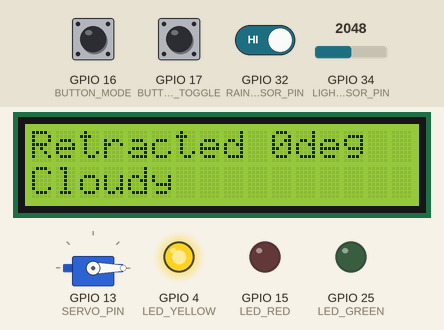
Recording of a sketch running on a simulated ESP32. Parts: 16×2 character LCD, servo, output pins drawn as LEDs (lit = HIGH). The inputs (shaded band) are chosen by the test bench; at power-on: GPIO 34 (LIGHT_SENSOR_PIN) = 2048, GPIO 32 (RAIN_SENSOR_PIN) HIGH, GPIO 16 (BUTTON_MODE) HIGH, GPIO 17 (BUTTON_TOGGLE) HIGH. WiFi joins after 1.5 s; servers stay silent unless stated; what the sketch prints to the serial monitor is not drawn.

Above: at 5.0 s.
5.1 s: GPIO 34 (LIGHT_SENSOR_PIN) set to 1026
8.1 s: GPIO 34 (LIGHT_SENSOR_PIN) set to 960
At 10.9 s:
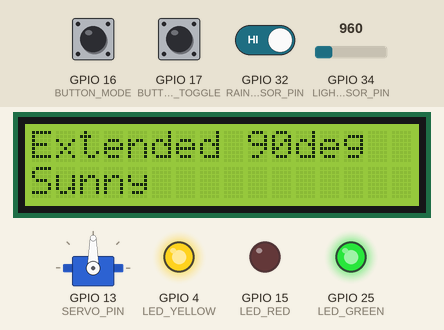
11.9 s: GPIO 32 (RAIN_SENSOR_PIN) driven LOW
At 15.0 s:
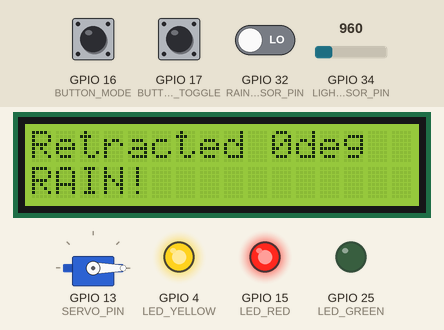
15.3 s: GPIO 16 (BUTTON_MODE) pulled LOW for 0.15 s
At 17.2 s:
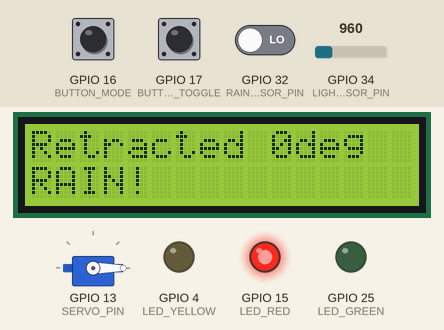
18.4 s: GPIO 32 (RAIN_SENSOR_PIN) driven HIGH
At 20.3 s:
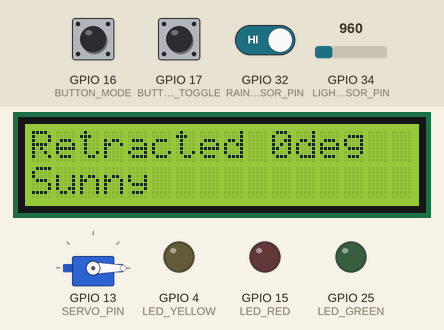
21.4 s: GPIO 16 (BUTTON_MODE) pulled LOW for 1 s
At 23.33 s:
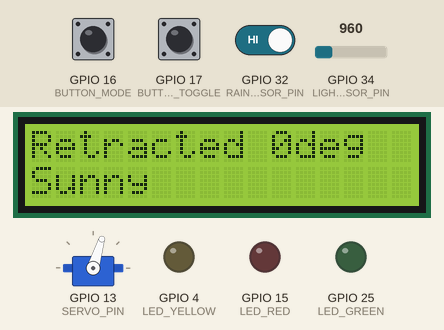
Timing chart, 0 to 24.9 s (numbered marks = the images above; inputs shaded):
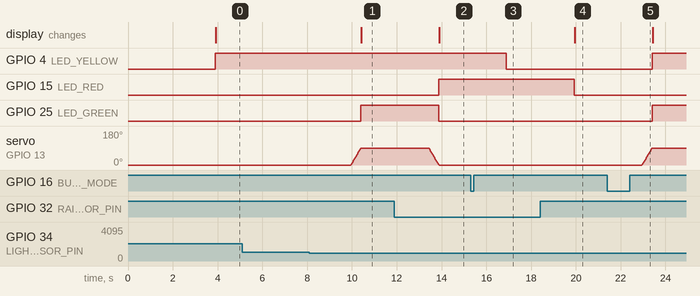

Measured:
- the behaviour switches between 1000 and 999 on GPIO 34 (LIGHT_SENSOR_PIN) (found by bisection; images 0 and 1)
- after the input at 5.1 s, every drawn part: stays the same
- after the input at 8.1 s, GPIO 25 (LED_GREEN): LOW → HIGH after 2.3 s; servo on GPIO 13 (SERVO_PIN): moves from 0° to 90° over 0.46 s, starting after 1.8 s; the display: changes after 2.3 s (image 1)
- after the input at 11.9 s, GPIO 15 (LED_RED): LOW → HIGH after 2.0 s; GPIO 25 (LED_GREEN): HIGH → LOW after 2.0 s; servo on GPIO 13 (SERVO_PIN): moves from 90° to 0° over 0.46 s, starting after 1.5 s; the display: changes after 2.0 s (image 2)
- after the input at 15.3 s, GPIO 4 (LED_YELLOW): HIGH → LOW after 1.6 s
- after the input at 18.4 s, GPIO 15 (LED_RED): HIGH → LOW after 1.5 s; the display: changes after 1.5 s (image 4)
- after the input at 21.4 s, GPIO 4 (LED_YELLOW), GPIO 25 (LED_GREEN): LOW → HIGH after 2.0 s; servo on GPIO 13 (SERVO_PIN): moves from 0° to 90° over 0.46 s, starting after 1.6 s

The sketch:

adlshotspot.ino
```cpp
/*
 * ════════════════════════════════════════════════════════════════
 * ADLS - Automated Drying Line System
 * ESP32 + Servo + LCD 1602 + Blynk + Mobile Hotspot
 * ════════════════════════════════════════════════════════════════
 */

#define BLYNK_TEMPLATE_ID "TMPL4lRnm3h9x"
#define BLYNK_TEMPLATE_NAME "ADLS System"
#define BLYNK_AUTH_TOKEN "nB1jjIJDv6LCsSEJHmhnd3vMD2CpJ_ct"
#define BLYNK_PRINT Serial

#include <WiFi.h>                // ESP32 WiFi
#include <BlynkSimpleEsp32.h>    // Blynk for ESP32
#include <ESP32Servo.h>          // Servo control
#include <Wire.h>                // I2C
#include <LiquidCrystal_I2C.h>   // LCD 1602 I2C

///////////////////////////////////////////////////////////////
// HOTSPOT WIFI (WPA2-PSK)
///////////////////////////////////////////////////////////////

char ssid[] = "Jose";      // Hotspot name
char pass[] = "yyyyyyyy";    // Hotspot password

///////////////////////////////////////////////////////////////
// LCD
///////////////////////////////////////////////////////////////

LiquidCrystal_I2C lcd(0x27, 16, 2);  // 16x2 LCD at address 0x27

///////////////////////////////////////////////////////////////
// PINS
///////////////////////////////////////////////////////////////

#define LIGHT_SENSOR_PIN 34
#define RAIN_SENSOR_PIN  32
#define SERVO_PIN        13

#define LED_GREEN  25
#define LED_YELLOW 4
#define LED_RED    15

#define BUTTON_MODE   16
#define BUTTON_TOGGLE 17

///////////////////////////////////////////////////////////////
// CONSTANTS
///////////////////////////////////////////////////////////////

#define SERVO_RETRACTED_ANGLE 0
#define SERVO_EXTENDED_ANGLE  90
#define SERVO_MOVE_DELAY      5

#define LIGHT_THRESHOLD_SUNNY 1000
#define LIGHT_THRESHOLD_DARK  1800

#define CHECK_INTERVAL 3000
#define DEBOUNCE_DELAY 50

///////////////////////////////////////////////////////////////
// STATE MACHINE
///////////////////////////////////////////////////////////////

enum LineState {
  LINE_RETRACTED,
  LINE_EXTENDED,
  LINE_EXTENDING,
  LINE_RETRACTING
};

Servo lineServo;
LineState currentState = LINE_RETRACTED;

bool autoMode = true;
bool servoMoving = false;

bool isSunny = false;
bool isRaining = false;

int lightLevel = 0;

unsigned long lastCheck = 0;

BlynkTimer timer;

///////////////////////////////////////////////////////////////
// FUNCTION PROTOTYPES (Prevents compile errors)
///////////////////////////////////////////////////////////////

void checkSensors();
void decideAction();
void extendLine();
void retractLine();
void updateLEDs();
void updateLCD();
void checkButtons();
void updateBlynkStatus();

///////////////////////////////////////////////////////////////
// SETUP
///////////////////////////////////////////////////////////////

void setup() {

  Serial.begin(115200);

  // LCD init
  Wire.begin(21, 22);
  lcd.init();
  lcd.backlight();
  lcd.setCursor(0,0);
  lcd.print("ADLS Starting");

  // Pin modes
  pinMode(LIGHT_SENSOR_PIN, INPUT);
  pinMode(RAIN_SENSOR_PIN, INPUT);
  pinMode(LED_GREEN, OUTPUT);
  pinMode(LED_YELLOW, OUTPUT);
  pinMode(LED_RED, OUTPUT);
  pinMode(BUTTON_MODE, INPUT_PULLUP);
  pinMode(BUTTON_TOGGLE, INPUT_PULLUP);

  // Servo
  lineServo.attach(SERVO_PIN);
  lineServo.write(SERVO_RETRACTED_ANGLE);

  delay(2000);

  // Connect to WiFi + Blynk
  Blynk.begin(BLYNK_AUTH_TOKEN, ssid, pass);

  timer.setInterval(2000L, updateBlynkStatus);

  lcd.clear();
  lcd.print("System Ready");
}

///////////////////////////////////////////////////////////////
// LOOP
///////////////////////////////////////////////////////////////

void loop() {

  Blynk.run();
  timer.run();

  checkButtons();

  if (millis() - lastCheck > CHECK_INTERVAL) {
    checkSensors();
    if (autoMode) decideAction();
    updateLEDs();
    updateLCD();
    lastCheck = millis();
  }
}

///////////////////////////////////////////////////////////////
// SENSOR LOGIC
///////////////////////////////////////////////////////////////

void checkSensors() {

  lightLevel = analogRead(LIGHT_SENSOR_PIN);
  isSunny = (lightLevel < LIGHT_THRESHOLD_SUNNY);

  int rainRead = digitalRead(RAIN_SENSOR_PIN);
  isRaining = (rainRead == LOW);

  Serial.print("Light: ");
  Serial.println(lightLevel);
  Serial.print("Rain: ");
  Serial.println(isRaining);
}

///////////////////////////////////////////////////////////////
// AUTO DECISION
///////////////////////////////////////////////////////////////

void decideAction() {

  if (isRaining) {
    retractLine();
    return;
  }

  if (isSunny && currentState == LINE_RETRACTED) {
    extendLine();
  }

  if (!isSunny && currentState == LINE_EXTENDED) {
    retractLine();
  }
}

///////////////////////////////////////////////////////////////
// SERVO CONTROL
///////////////////////////////////////////////////////////////

void extendLine() {

  if (currentState == LINE_EXTENDED) return;

  currentState = LINE_EXTENDING;
  servoMoving = true;

  for (int a = lineServo.read(); a <= SERVO_EXTENDED_ANGLE; a++) {
    lineServo.write(a);
    delay(SERVO_MOVE_DELAY);
  }

  currentState = LINE_EXTENDED;
  servoMoving = false;

  Blynk.virtualWrite(V3, 1);
}

void retractLine() {

  if (currentState == LINE_RETRACTED) return;

  currentState = LINE_RETRACTING;
  servoMoving = true;

  for (int a = lineServo.read(); a >= SERVO_RETRACTED_ANGLE; a--) {
    lineServo.write(a);
    delay(SERVO_MOVE_DELAY);
  }

  currentState = LINE_RETRACTED;
  servoMoving = false;

  Blynk.virtualWrite(V3, 0);
}

///////////////////////////////////////////////////////////////
// BUTTONS
///////////////////////////////////////////////////////////////

void checkButtons() {

  if (digitalRead(BUTTON_MODE) == LOW) {
    delay(200);
    autoMode = !autoMode;
    Blynk.virtualWrite(V4, autoMode ? 1 : 0);
  }

  if (!autoMode && digitalRead(BUTTON_TOGGLE) == LOW) {
    delay(200);
    if (currentState == LINE_RETRACTED) extendLine();
    else retractLine();
  }
}

///////////////////////////////////////////////////////////////
// LED STATUS
///////////////////////////////////////////////////////////////

void updateLEDs() {

  digitalWrite(LED_YELLOW, autoMode);
  digitalWrite(LED_RED, isRaining);
  digitalWrite(LED_GREEN, currentState == LINE_EXTENDED);
}

///////////////////////////////////////////////////////////////
// LCD UPDATE
///////////////////////////////////////////////////////////////

void updateLCD() {

  lcd.clear();
  lcd.setCursor(0,0);

  if (currentState == LINE_EXTENDED)
    lcd.print("Extended 90deg");
  else
    lcd.print("Retracted 0deg");

  lcd.setCursor(0,1);

  if (isRaining)
    lcd.print("RAIN!");
  else if (isSunny)
    lcd.print("Sunny");
  else
    lcd.print("Cloudy");
}

///////////////////////////////////////////////////////////////
// BLYNK
///////////////////////////////////////////////////////////////

BLYNK_CONNECTED() {
  Blynk.syncVirtual(V3, V4);
}

void updateBlynkStatus() {
  Blynk.virtualWrite(V0, lightLevel);
  Blynk.virtualWrite(V1, isRaining ? 1 : 0);
  Blynk.virtualWrite(V4, autoMode ? 1 : 0);
}
```
